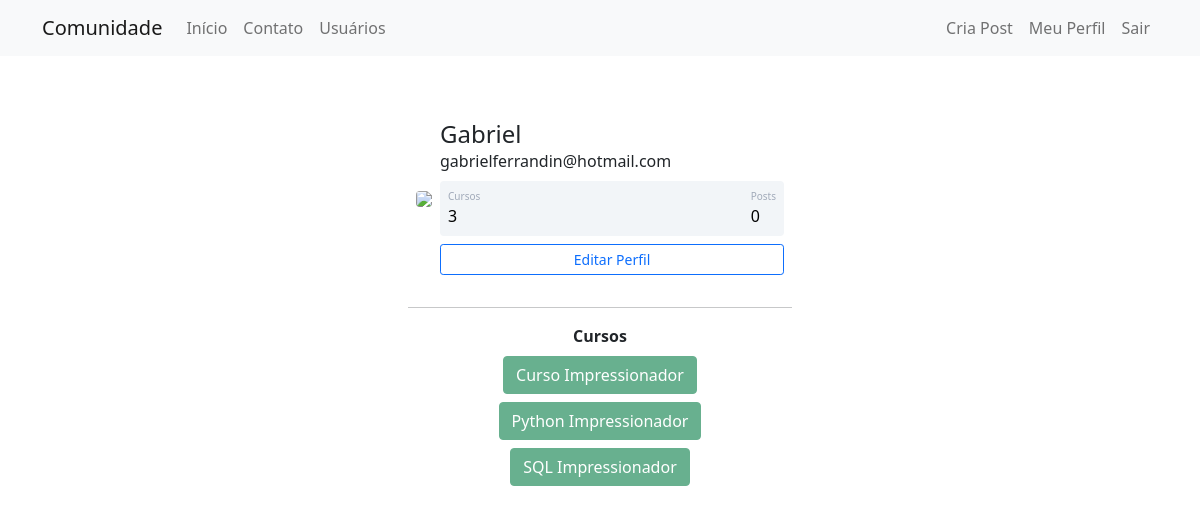
Page /perfil (signed in) on the earlier database version.
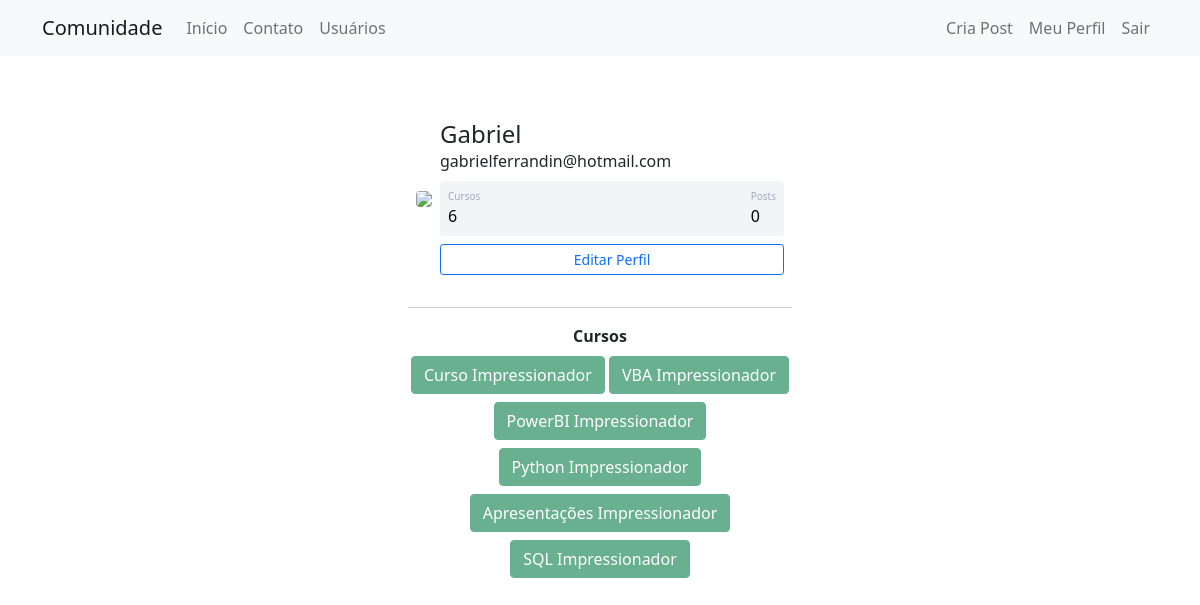
Same page on the later database version.
### comunidadeimpressionadora/model.py (models this page shows)
class Usuario(database.Model, UserMixin):
    id = database.Column(database.Integer, primary_key=True)
    username = database.Column(database.String, nullable=False)
    email = database.Column(database.String, nullable=False, unique=True)
    senha = database.Column(database.String, nullable=False)
    foto_perfil = database.Column(database.String, default='default.jpg')
    post = database.relationship('Post', backref='autor', lazy=True)
    cursos = database.Column(database.String, default='usuario não informado', nullable=False)

### comunidadeimpressionadora/routes.py (the view)
@app.route('/perfil')
@login_required
def perfil():
    foto_perfil = url_for('static', filename='fotos_perfil/{}'.format(current_user.foto_perfil))
    return render_template('perfil.html', foto_perfil=foto_perfil)

### comunidadeimpressionadora/model.py (called while the page is built)
@login_manager.user_loader
def load_usuario(id_usuario):
    return Usuario.query.get(int(id_usuario))

### comunidadeimpressionadora/templates/perfil.html (shortened to what this page needs)
{%extends'base.html'%}
{% block body%}
<div class="container mt-5 d-flex justify-content-center">
    <div class="card p-3">
        <div class="d-flex align-items-center">
            <div class="image pe-2"><img src="{{ foto_perfil }}" class="rounded" width="200"></div>
            <div class="ml-3 w-100">
                <h4 class="mb-0 mt-0">{{current_user.username}}</h4> <span>{{current_user.email}}</span>
                <div class="p-2 mt-2 bg-primary d-flex justify-content-between rounded text-white stats">
                    {%if 'não informado' in current_user.cursos %}
                    <div class="d-flex flex-column"><span class="articles">Cursos</span> <span class="number1">0</span>
                    </div>
                    {%else%}
                    <div class="d-flex flex-column"><span class="articles">Cursos</span> <span class="number1">{{ current_user.cursos.count (';') + 1 }}</span>
                    </div>
                    {%endif%}
                    <div class="d-flex flex-column"><span class="rating">Posts</span> <span class="number2">0</span>
                    </div>
                </div>
                <div class="button mt-2 d-flex flex-row align-items-center">
                    <a class='w-100' href="{{ url_for('editar_perfil') }}">
                        <button class="btn btn-sm btn-outline-primary w-100">Editar Perfil</button>
                    </a></div>
            </div>
        </div>
    </div>
</div>
<div class="row justify-content-center">
    <div class="col col-4" style="text-align:center">
        <hr>
        <strong>Cursos</strong><br>
        {%for curso in current_user.cursos.split(';')%}
        <button type="button " class="btn btn-success mt-2" disabled>{{curso}}</button>
        {%endfor%}
    </div>
</div>
{%endblock%}

Differences in the rows shown:
changed Usuario "Gabriel": cursos "3" → "6"
Other differences:
new list line: "VBA Impressionador"
new list line: "PowerBI Impressionador"
new list line: "Apresentações Impressionador"
